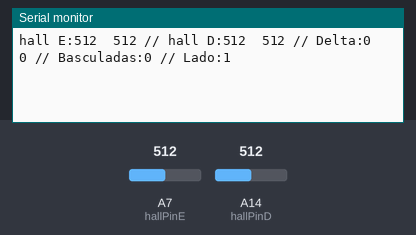
Recording of a sketch running on a simulated Arduino Mega 2560, built with avr-gcc and run on an emulated ATmega2560. Shown: the last lines printed to the serial monitor. The test bench sets the inputs (shaded band); at power-on: A14 (hallPinD) = 512, A7 (hallPinE) = 512.

Above: at 1.2 s.
1.3 s: A14 (hallPinD) set to 716
At 2.6 s:
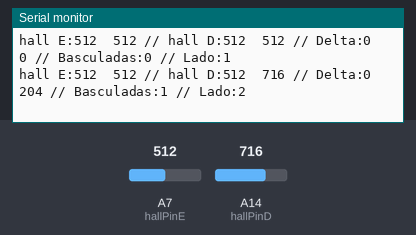
2.8 s: A7 (hallPinE) set to 716
At 3.8 s:
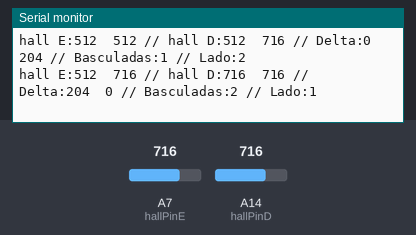
4.3 s: A14 (hallPinD) set to 900
At 5.5 s:
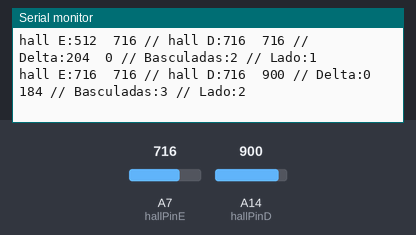
5.8 s: A7 (hallPinE) set to 900
At 6.7 s:
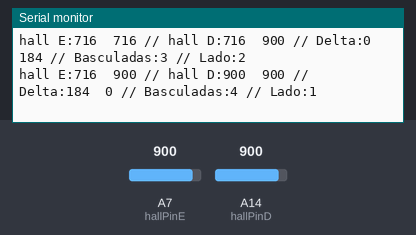
Timing chart, 0 to 8.3 s (numbered marks = the images above; inputs shaded):
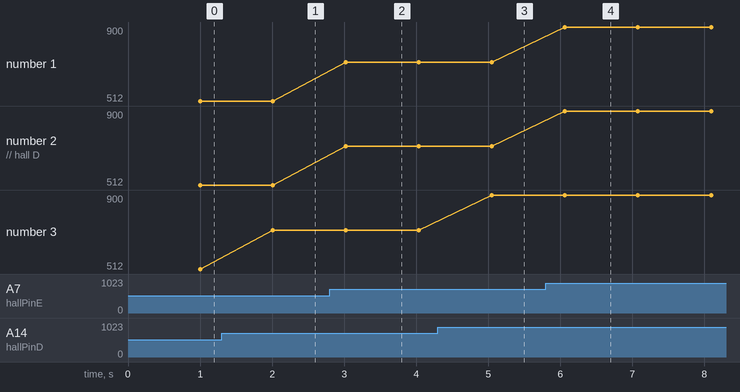

The sketch:

Hall.ino
```cpp
// MADE BY: Matheus Martins de Sousa //
//
// O presente projeto é aberto a correções
// Use com sabedoria!
// :)
//

// DESCRIÇÃO: Uso de sensores hall para determinar a pluviometria;

// DEFINIÇÃO DE PORTAS
const int hallPinE = A7;
const int hallPinD = A14;
// Portas hall (model 49e):
// 5V - Esquerda
// GND - Central
// DATA - Direita

// VARIÁVEIS GLOBAIS UTILIZADAS
int oldSignalE = 0;
int oldSignalD = 0;
int newSignalE = 0;
int newSignalD = 0;

int deltaE;
int ABSdE;
int deltaD;
int ABSdD;

int b = 0;
int side = 0;

// ÍNDICE DE VARIÁVEIS:
// 1. "oldSignalX"      atribuir ao valor da leitura Hall distanciado do ímã
// 2. "newSignalX"      atribuir ao valor lido instantaneamente
// 3. "deltaX"          atribuir a diferença entre a leitura instantânea e a leitur base (newSignalX - oldSignalX)
// 4. "ABSdX"           módulo do valor obtido em "deltaX"
// 5. "b"               número de basculadas
// 6. "side"            variável que identifica o lado a qual a báscula está pendendo [1 = esquerda / 2 = direita]

// COMUTAR TEMPO
unsigned long tempoH=0; // Variavel para armazenar o tempo do Hall
unsigned long tempoD=0; // Variavel para armazenar o tempo do Dados
bool comutarH = false;
bool comutarD = false;

// VOID SETUP
void setup(){
  Serial.begin(9600);
}

// VOID LOOP
void loop(){
  hall();
  dados();
  espera();
}

// FUNÇÃO 01: Leitura dos sensores Hall
void hall(){
  if(comutarH){

    //Starting:
    if (side == 0){
      newSignalE = analogRead(hallPinE);
      newSignalD = analogRead(hallPinD);
      oldSignalE = newSignalE;
      oldSignalD = newSignalD;
      side++;
    }

    //Sempre deve começar basculada para a esquerda
    else if (side == 1){
      newSignalD = analogRead(hallPinD);
      deltaD = oldSignalD - newSignalD;
      ABSdD = abs(deltaD);

      if (ABSdD >=30){
        side++;
        b++;
        newSignalE = analogRead(hallPinE);
        oldSignalE = newSignalE;
      }
    }

    //Bascula para o lado direito
    else if (side == 2){
      newSignalE = analogRead(hallPinE);
      deltaE = oldSignalE - newSignalE;
      ABSdE = abs(deltaE);

      if (ABSdE >=30){
        side--;
        b++;
        newSignalD = analogRead(hallPinD);
        oldSignalD = newSignalD;
      }
    }

    //Comutando
    tempoH=millis();
    comutarH=false;
  }
}

// FUNÇÃO 02: Printando dados para "checkagem"
void dados(){
  if(comutarD){
    Serial.print("hall E:");
    Serial.print(oldSignalE);
    Serial.print("  ")/
    Serial.print(newSignalE);
    Serial.print(" // hall D:");
    Serial.print(oldSignalD);
    Serial.print("  ");
    Serial.print(newSignalD);
    Serial.print(" // Delta:");
    Serial.print(ABSdE);
    Serial.print("  ");
    Serial.print(ABSdD);
    Serial.print(" // Basculadas:");
    Serial.print(b);
    Serial.print(" // Lado:");
    Serial.println(side);

    //Comutando
    tempoD=millis();
    comutarD=false;
  }
}

// FUNÇÃO 03: Comuta a leitura dos sensores e o print na porta serial
void espera(){
  if(!comutarH && millis()-tempoH>=200){      //Comuta Hall
    comutarH = true;
  }

  if(!comutarD && millis()-tempoD>=1000){     //Comuta dados
    comutarD = true;
  }
}
```

Measured:
- after the input at 1.3 s, the serial monitor: prints a new line after 0.71 s (image 1)
- after the input at 2.8 s, the serial monitor: prints a new line after 0.23 s (image 2)
- after the input at 4.3 s, the serial monitor: prints a new line after 0.75 s (image 3)
- after the input at 5.8 s, the serial monitor: prints a new line after 0.26 s (image 4)
- plotted number 3: 512 → 716 after the input at 1.3 s, 716 → 900 after the input at 4.3 s
